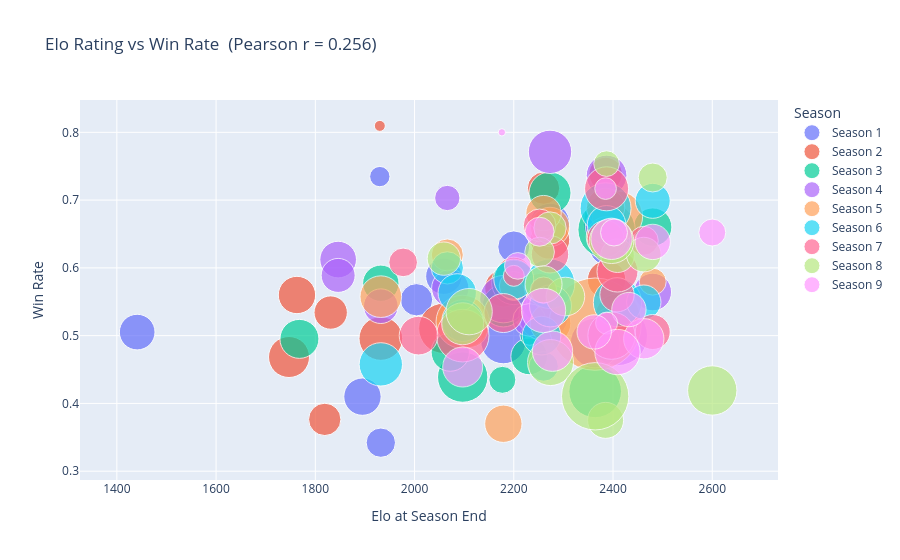

This figure's notebook cell:
### Code cell
# Interactive scatter plot: Elo vs Win Rate, colored by season (hover to see player name)
fig = go.Figure()

# Add one trace per season so the legend can toggle seasons on/off
for season in sorted(player_features['season'].unique()):
    sdf = (player_features[player_features['season'] == season]
           .dropna(subset=['elo_at_season_end', 'winrate']))  # Drop rows missing either value

    fig.add_trace(go.Scatter(
        x=sdf['elo_at_season_end'],     # X axis: Elo at end of season
        y=sdf['winrate'],               # Y axis: win rate for that season
        mode='markers',
        name=f'Season {season}',
        marker=dict(size=sdf['matches_played'] / 3 + 4, opacity=0.7),  # Bubble size = matches played
        text=sdf['nickname'],
        hovertemplate='<b>%{text}</b><br>Elo: %{x:.0f}<br>Win Rate: %{y:.1%}<extra></extra>',
    ))

# Compute correlation between Elo and win rate across all seasons
valid = player_features.dropna(subset=['elo_at_season_end', 'winrate'])
corr  = valid['elo_at_season_end'].corr(valid['winrate'])  # Pearson correlation coefficient

fig.update_layout(
    title=f'Elo Rating vs Win Rate  (Pearson r = {corr:.3f})',
    xaxis_title='Elo at Season End',
    yaxis_title='Win Rate',
    legend_title='Season',
    hovermode='closest',
)
fig.show()

### Figure 1 — Plotly figure (JSON) as saved in the notebook; plotly's stock layout.template omitted (floating-point values rounded to 4 significant figures)
{"data": [{"hovertemplate": "<b>%{text}</b><br>Elo: %{x:.0f}<br>Win Rate: %{y:.1%}<extra></extra>", "marker": {"opacity": 0.7, "size": [44.0, 29.33, 32.0, 32.33, 33.67, 39.0, 44.67, 45.33, 36.33, 37.33, 20.33, 35.67]}, "mode": "markers", "name": "Season 1", "text": ["silverrruns", "dandannyboy", "Oxidiot", "orachi_", "lowk3y_", "7rowl", "doogile", "Ancoboyy", "Ranik_", "MoleyG", "CroProYT", "Dylqn"], "type": "scatter", "x": [2260.0, 1932.0, 2200.0, 2004.0, 2387.0, 2273.0, 2385.0, 2179.0, 2059.0, 1895.0, 1930.0, 1441.0], "y": [0.55, 0.3421, 0.631, 0.5529, 0.6292, 0.6667, 0.6639, 0.4919, 0.5876, 0.41, 0.7347, 0.5053]}, {"hovertemplate": "<b>%{text}</b><br>Elo: %{x:.0f}<br>Win Rate: %{y:.1%}<extra></extra>", "marker": {"opacity": 0.7, "size": [38.33, 11.0, 43.67, 33.33, 39.33, 41.0, 32.33, 32.33, 37.33, 44.33, 33.33, 37.33, 50.33, 35.67]}, "mode": "markers", "name": "Season 2", "text": ["lowk3y_", "CroProYT", "dandannyboy", "doogile", "7rowl", "kW1st", "dwoh", "silverrruns", "Emillk", "bing_pigs", "drx6", "Ancoboyy", "Ranik_", "Oxidiot"], "type": "scatter", "x": [2387.0, 1930.0, 1932.0, 2385.0, 2273.0, 1747.0, 1819.0, 2260.0, 1763.0, 2409.0, 1831.0, 2179.0, 2059.0, 2200.0], "y": [0.5825, 0.8095, 0.4958, 0.7386, 0.6415, 0.4685, 0.3765, 0.7176, 0.56, 0.5289, 0.5341, 0.57, 0.5108, 0.5895]}, {"hovertemplate": "<b>%{text}</b><br>Elo: %{x:.0f}<br>Win Rate: %{y:.1%}<extra></extra>", "marker": {"opacity": 0.7, "size": [42.0, 42.0, 36.33, 43.0, 38.33, 57.33, 44.33, 36.67, 50.33, 19.33, 27.0, 38.33, 52.67, 39.0]}, "mode": "markers", "name": "Season 3", "text": ["7rowl", "Ancoboyy", "dandannyboy", "doogile", "hackingnoises", "lowk3y_", "Oxidiot", "ANJOUU", "BeefSalad", "Bloonskiller", "loodlow", "paplerr", "v_strid", "autoqualler"], "type": "scatter", "x": [2273.0, 2179.0, 1932.0, 2385.0, 2480.0, 2387.0, 2200.0, 2231.0, 2097.0, 2232.0, 2177.0, 2072.0, 2364.0, 1768.0], "y": [0.7105, 0.5439, 0.5773, 0.6752, 0.6602, 0.6562, 0.5785, 0.4694, 0.4388, 0.5, 0.4348, 0.4757, 0.4178, 0.4952]}, {"hovertemplate": "<b>%{text}</b><br>Elo: %{x:.0f}<br>Win Rate: %{y:.1%}<extra></extra>", "marker": {"opacity": 0.7, "size": [43.33, 47.33, 34.67, 40.33, 25.33, 37.67, 36.67, 40.67, 37.33, 49.33, 32.67, 60.0, 34.0, 49.67]}, "mode": "markers", "name": "Season 4", "text": ["7rowl", "Ancoboyy", "dandannyboy", "doogile", "AutomattPLUS", "hackingnoises", "Hinart", "lowk3y_", "paplerr", "silverrruns", "ANJOUU", "bing_pigs", "Cube1337x", "v_strid"], "type": "scatter", "x": [2273.0, 2179.0, 1932.0, 2385.0, 2066.0, 2480.0, 1846.0, 2387.0, 2072.0, 2260.0, 2231.0, 2409.0, 1846.0, 2364.0], "y": [0.7712, 0.5538, 0.5435, 0.6606, 0.7031, 0.5644, 0.6122, 0.7364, 0.57, 0.5294, 0.5233, 0.5, 0.5889, 0.4891]}, {"hovertemplate": "<b>%{text}</b><br>Elo: %{x:.0f}<br>Win Rate: %{y:.1%}<extra></extra>", "marker": {"opacity": 0.7, "size": [39.33, 37.33, 53.33, 50.33, 38.33, 32.0, 27.0, 40.67, 29.0, 35.33, 40.67, 92.33, 30.33, 41.67, 37.33]}, "mode": "markers", "name": "Season 5", "text": ["7rowl", "Ancoboyy", "BeefSalad", "bing_pigs", "doogile", "AutomattPLUS", "hackingnoises", "lowk3y_", "Oxidiot", "silverrruns", "TUDORULE", "v_strid", "Aquacorde", "dandannyboy", "KenanKardes"], "type": "scatter", "x": [2273.0, 2179.0, 2097.0, 2409.0, 2385.0, 2066.0, 2480.0, 2387.0, 2200.0, 2260.0, 2274.0, 2364.0, 2252.0, 1932.0, 2110.0], "y": [0.6604, 0.37, 0.5203, 0.6763, 0.6893, 0.619, 0.5797, 0.6455, 0.5733, 0.6809, 0.5182, 0.517, 0.5696, 0.5575, 0.51]}, {"hovertemplate": "<b>%{text}</b><br>Elo: %{x:.0f}<br>Win Rate: %{y:.1%}<extra></extra>", "marker": {"opacity": 0.7, "size": [49.67, 41.67, 48.33, 51.0, 32.33, 34.33, 35.0, 38.67, 38.33, 40.0, 29.67, 43.33, 38.67, 42.0]}, "mode": "markers", "name": "Season 6", "text": ["7rowl", "BeefSalad", "bing_pigs", "doogile", "AutomattPLUS", "Feinberg", "hackingnoises", "lowk3y_", "MrBudgiee", "Oxidiot", "silverrruns", "dandannyboy", "Erikfzf", "TUDORULE"], "type": "scatter", "x": [2273.0, 2097.0, 2409.0, 2385.0, 2066.0, 2462.0, 2480.0, 2387.0, 2086.0, 2200.0, 2260.0, 1932.0, 2256.0, 2274.0], "y": [0.5766, 0.5221, 0.5489, 0.6879, 0.6, 0.5495, 0.6989, 0.6635, 0.5631, 0.5833, 0.4545, 0.4576, 0.5, 0.5439]}, {"hovertemplate": "<b>%{text}</b><br>Elo: %{x:.0f}<br>Win Rate: %{y:.1%}<extra></extra>", "marker": {"opacity": 0.7, "size": [37.33, 39.0, 32.67, 34.33, 52.67, 41.0, 36.67, 29.0, 47.33, 44.0, 28.67, 38.67, 35.0, 21.0, 26.33]}, "mode": "markers", "name": "Season 7", "text": ["7rowl", "Ancoboyy", "Aquacorde", "BadGamer", "BeefSalad", "bing_pigs", "doogile", "Feinberg", "Infume", "lowk3y_", "retropog", "r7sD4fH6jK0wY5uB", "hackingnoises", "Oxidiot", "silverrruns"], "type": "scatter", "x": [2273.0, 2179.0, 2252.0, 2408.0, 2097.0, 2409.0, 2385.0, 2462.0, 2397.0, 2387.0, 1977.0, 2008.0, 2480.0, 2200.0, 2260.0], "y": [0.62, 0.5333, 0.6628, 0.5604, 0.5, 0.5946, 0.6429, 0.64, 0.5, 0.7167, 0.6081, 0.5, 0.5054, 0.5882, 0.5672]}, {"hovertemplate": "<b>%{text}</b><br>Elo: %{x:.0f}<br>Win Rate: %{y:.1%}<extra></extra>", "marker": {"opacity": 0.7, "size": [32.33, 29.67, 42.0, 33.67, 38.67, 36.0, 49.33, 34.67, 44.67, 25.67, 33.33, 37.0, 29.0, 46.33, 46.0, 67.33]}, "mode": "markers", "name": "Season 8", "text": ["7rowl", "Aquacorde", "BeefSalad", "bing_pigs", "DARVY__X1", "doogile", "edcr", "Feinberg", "Infume", "lowk3y_", "Ranik_", "silverrruns", "hackingnoises", "KenanKardes", "TUDORULE", "v_strid"], "type": "scatter", "x": [2273.0, 2252.0, 2097.0, 2409.0, 2304.0, 2385.0, 2600.0, 2462.0, 2397.0, 2387.0, 2059.0, 2260.0, 2480.0, 2110.0, 2274.0, 2364.0], "y": [0.6588, 0.6234, 0.5175, 0.618, 0.5577, 0.375, 0.4191, 0.6196, 0.6393, 0.7538, 0.6136, 0.5758, 0.7333, 0.5354, 0.4603, 0.4105]}, {"hovertemplate": "<b>%{text}</b><br>Elo: %{x:.0f}<br>Win Rate: %{y:.1%}<extra></extra>", "marker": {"opacity": 0.7, "size": [40.33, 41.33, 27.0, 34.33, 35.33, 29.0, 40.33, 44.33, 7.333, 40.0, 27.0, 22.0, 21.67, 26.67, 45.33, 34.33]}, "mode": "markers", "name": "Season 9", "text": ["Feinberg", "Infume", "edcr", "steez", "hackingnoises", "Aquacorde", "nhb_", "silverrruns", "Pinne", "BeefSalad", "nahhann", "lowk3y_", "doogile", "HDMICables", "bing_pigs", "BlazeMind"], "type": "scatter", "x": [2462.0, 2397.0, 2600.0, 2432.0, 2480.0, 2252.0, 2278.0, 2260.0, 2176.0, 2097.0, 2402.0, 2387.0, 2385.0, 2208.0, 2409.0, 2362.0], "y": [0.4954, 0.6429, 0.6522, 0.5385, 0.6383, 0.6533, 0.4771, 0.5372, 0.8, 0.4537, 0.6522, 0.5185, 0.717, 0.6029, 0.4758, 0.5055]}], "layout": {"hovermode": "closest", "legend": {"title": {"text": "Season"}}, "title": {"text": "Elo Rating vs Win Rate  (Pearson r = 0.256)"}, "xaxis": {"title": {"text": "Elo at Season End"}}, "yaxis": {"title": {"text": "Win Rate"}}}}
